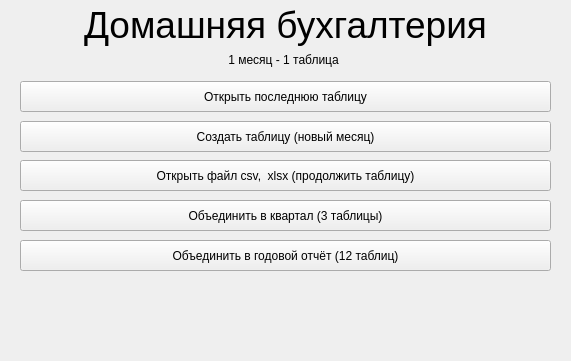
<?xml version="1.0" encoding="UTF-8"?>
<ui version="4.0">
 <class>Form</class>
 <widget class="QWidget" name="Form">
  <property name="geometry">
   <rect>
    <x>0</x>
    <y>0</y>
    <width>571</width>
    <height>361</height>
   </rect>
  </property>
  <property name="windowTitle">
   <string>Form</string>
  </property>
  <property name="styleSheet">
   <string notr="true">font: 700 15pt &quot;Bahnschrift Condensed&quot;;</string>
  </property>
  <widget class="QLabel" name="label">
   <property name="geometry">
    <rect>
     <x>0</x>
     <y>0</y>
     <width>571</width>
     <height>51</height>
    </rect>
   </property>
   <property name="text">
    <string>&lt;html&gt;&lt;head/&gt;&lt;body&gt;&lt;p align=&quot;center&quot;&gt;&lt;span style=&quot; font-size:28pt;&quot;&gt;Домашняя бухгалтерия&lt;/span&gt;&lt;/p&gt;&lt;/body&gt;&lt;/html&gt;</string>
   </property>
  </widget>
  <widget class="QPushButton" name="Add_table">
   <property name="geometry">
    <rect>
     <x>20</x>
     <y>121</y>
     <width>531</width>
     <height>31</height>
    </rect>
   </property>
   <property name="text">
    <string>Создать таблицу (новый месяц)</string>
   </property>
  </widget>
  <widget class="QPushButton" name="Open_table_csv">
   <property name="geometry">
    <rect>
     <x>20</x>
     <y>160</y>
     <width>531</width>
     <height>31</height>
    </rect>
   </property>
   <property name="text">
    <string>Открыть файл csv,  xlsx (продолжить таблицу)</string>
   </property>
  </widget>
  <widget class="QPushButton" name="Merge_block">
   <property name="geometry">
    <rect>
     <x>20</x>
     <y>200</y>
     <width>531</width>
     <height>31</height>
    </rect>
   </property>
   <property name="text">
    <string>Объединить в квартал (3 таблицы)</string>
   </property>
  </widget>
  <widget class="QPushButton" name="Combine_year">
   <property name="geometry">
    <rect>
     <x>20</x>
     <y>240</y>
     <width>531</width>
     <height>31</height>
    </rect>
   </property>
   <property name="text">
    <string>Объединить в годовой отчёт (12 таблиц)</string>
   </property>
  </widget>
  <widget class="QPushButton" name="Open_last_table">
   <property name="geometry">
    <rect>
     <x>20</x>
     <y>81</y>
     <width>531</width>
     <height>31</height>
    </rect>
   </property>
   <property name="text">
    <string>Открыть последнюю таблицу</string>
   </property>
  </widget>
  <widget class="QLabel" name="error">
   <property name="geometry">
    <rect>
     <x>20</x>
     <y>280</y>
     <width>531</width>
     <height>51</height>
    </rect>
   </property>
   <property name="text">
    <string>&lt;html&gt;&lt;head/&gt;&lt;body&gt;&lt;p align=&quot;center&quot;&gt;&lt;span style=&quot; font-size:7pt; font-weight:400; font-style:italic;&quot;&gt;&lt;br/&gt;&lt;/span&gt;&lt;/p&gt;&lt;/body&gt;&lt;/html&gt;</string>
   </property>
  </widget>
  <widget class="QLabel" name="label_2">
   <property name="geometry">
    <rect>
     <x>-2</x>
     <y>50</y>
     <width>571</width>
     <height>21</height>
    </rect>
   </property>
   <property name="text">
    <string>&lt;html&gt;&lt;head/&gt;&lt;body&gt;&lt;p align=&quot;center&quot;&gt;1 месяц - 1 таблица&lt;/p&gt;&lt;/body&gt;&lt;/html&gt;</string>
   </property>
  </widget>
  <widget class="QLabel" name="label_3">
   <property name="geometry">
    <rect>
     <x>0</x>
     <y>0</y>
     <width>571</width>
     <height>81</height>
    </rect>
   </property>
   <property name="text">
    <string/>
   </property>
   <property name="pixmap">
    <pixmap>Photo.png</pixmap>
   </property>
  </widget>
  <zorder>label_3</zorder>
  <zorder>label</zorder>
  <zorder>Add_table</zorder>
  <zorder>Open_table_csv</zorder>
  <zorder>Merge_block</zorder>
  <zorder>Combine_year</zorder>
  <zorder>Open_last_table</zorder>
  <zorder>error</zorder>
  <zorder>label_2</zorder>
 </widget>
 <resources/>
 <connections/>
</ui>
